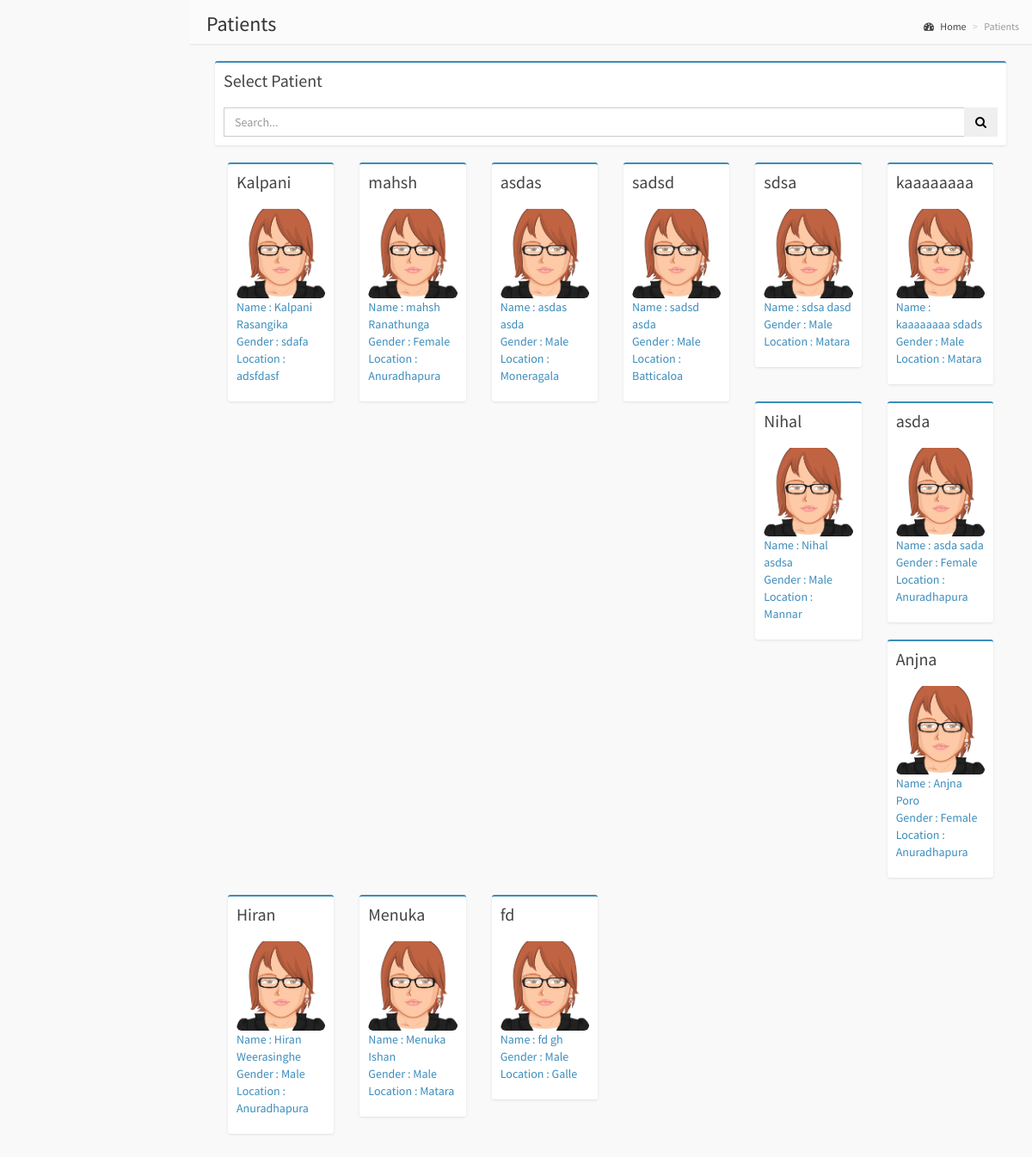
/views/doctor/select_patient.php, run on the app's committed database.
### tables this page shows
CREATE TABLE IF NOT EXISTS `patient` (
  `patient_Id` int(11) NOT NULL,
  `active` int(1) NOT NULL DEFAULT '0',
  `patient_FName` varchar(45) NOT NULL,
  `patient_LName` varchar(45) NOT NULL,
  `email` varchar(1024) NOT NULL,
  `address_No` varchar(45) DEFAULT NULL,
  `address_Street` varchar(45) DEFAULT NULL,
  `address_City` varchar(45) DEFAULT NULL,
  `date_Of_Birth` date NOT NULL,
  `mobile_Number` varchar(45) DEFAULT NULL,
  `gender` varchar(6) NOT NULL,
  `date_Of_Registration` date DEFAULT NULL,
  `password` varchar(64) NOT NULL,
  `salt` varchar(1024) NOT NULL,
  PRIMARY KEY (`patient_Id`)
);

### classes/config.php (called while the page is built)
<?php
class Config
{
	public static function get($path=null)
	{
		if($path)
		{
			$config=$GLOBALS['config'];
			$path=explode('/',$path);
			foreach($path as $bit)
				{
					if(isset($config[$bit])){
						$config=$config[$bit];
					}
				}
		return($config);
		}
	}
}

### classes/db.php (called while the page is built, shortened)
<?php
class DB{
	private static $_instance=null;
	private $_pdo,
			$_query,
			$_error=false,
			$_result,
			$_count=0;
	private function __construct(){
	try{
		$this->_pdo=new PDO('mysql:host=' . Config::get('mysql/host') . ';dbname=' . Config::get('mysql/db') ,Config::get('mysql/username'),Config::get('mysql/password'));
		}
	catch(PDOException $e)
		{
		die($e->getMessage());
		}
	}
	public static function getInstance()
	{
	 if(!isset(self::$_instance))
	 {
		self::$_instance =new DB();
	 }
	 return self::$_instance;
	}
	public function  query($sql, $params=array())
	{
		if($this->_query = $this->_pdo->prepare($sql))
		{
				if($this->_query->execute()){
					$this->_result = $this->_query->fetchAll(PDO::FETCH_OBJ);
					}
				else{
					$this->_error=true;
				}
		}
		return($this);
	}
	public function results()
	{
		return $this->_result;
	}
}
?>

### views/doctor/select_patient.php (the view, shortened to what this page needs)
<!DOCTYPE html>
<html>
<head>
    <link href="../../css/bootstrap.min.css" rel="stylesheet" type="text/css" />
    <link href="../../css/font-awesome.min.css" rel="stylesheet" type="text/css" />
    <link href="../../css/ionicons.min.css" rel="stylesheet" type="text/css" />
    <link href="../../css/morris/morris.css" rel="stylesheet" type="text/css" />
    <link href="../../css/jvectormap/jquery-jvectormap-1.2.2.css" rel="stylesheet" type="text/css" />
    <link href="../../css/datepicker/datepicker3.css" rel="stylesheet" type="text/css" />
    <link href="../../css/daterangepicker/daterangepicker-bs3.css" rel="stylesheet" type="text/css" />
    <link href="../../css/bootstrap-wysihtml5/bootstrap3-wysihtml5.min.css" rel="stylesheet" type="text/css" />
    <link href="../../css/AdminLTE.css" rel="stylesheet" type="text/css" />
</head>
<body class="skin-blue">
<div class="wrapper row-offcanvas row-offcanvas-left">
<aside class="right-side">
<section class="content-header">
    <h1>
        Patients
    </h1>
    <ol class="breadcrumb">
        <li><a href="#"><i class="fa fa-dashboard"></i> Home</a></li>
        <li class="active">Patients</li>
    </ol>
</section>
<?php
				$db=DB::getInstance();
				$db->query('SELECT * FROM patient');
				$a=$db->results();
				?>
<section class="content">
<section class="col-lg-12">
    <div class="box box-primary">
        <div class="box-header">
            <h3 class="box-title">Select Patient</h3>
        </div>
        <div class="box-body">
            <form action="#" method="get">
                <div class="input-group">
                    <input type="text" name="q" class="form-control" placeholder="Search...">
                            <span class="input-group-btn">
                                <button type="submit" name="seach" id="search-btn" class="btn btn-flat"><i class="fa fa-search"></i></button>
                            </span>
                </div>
            </form>
        </div>
    </div>
    <div class="col-sm-2">
        <a href="d_home.html">
		<?php
			foreach ($a as $ab){
			echo
        "<div class='box box-primary'>
		<div class='box-header' data-toggle='tooltip' title='' data-original-title='Header tooltip'>
                <h5 class='box-title'>".$ab->patient_FName."</h5>
            </div>
            <div class='box-body'>
                <img src='img/avatar3.png' class='img-rounded' alt='User Image'>
                <p>
                    Name : ".$ab->patient_FName." ".$ab->patient_LName."</br>
                    Gender : ".$ab->gender."</br>
                    Location : ".$ab->address_City."
                </p>
            </div>
        </div>
        </a>
		</div>
		<div class='col-sm-2'>
        <a href='d_home.html'>";
	}
	?>
</section>
<section class="col-lg-5 connectedSortable">
</section>
<section class="col-lg-7 connectedSortable">
</section>
</section>
</aside>
</div>
</body>
</html>

### data on the page
patient: patient_FName "Kalpani", patient_LName "Rasangika", gender "sdafa", address_City "adsfdasf"
patient: patient_FName "mahsh", patient_LName "Ranathunga", gender "Female", address_City "Anuradhapura"
patient: patient_FName "asdas", patient_LName "asda", gender "Male", address_City "Moneragala"
patient: patient_FName "sadsd", patient_LName "asda", gender "Male", address_City "Batticaloa"
patient: patient_FName "sdsa", patient_LName "dasd", gender "Male", address_City "Matara"
patient: patient_FName "kaaaaaaaa", patient_LName "sdads", gender "Male", address_City "Matara"
patient: patient_FName "Nihal", patient_LName "asdsa", gender "Male", address_City "Mannar"
patient: patient_FName "asda", patient_LName "sada", gender "Female", address_City "Anuradhapura"
patient: patient_FName "Anjna", patient_LName "Poro", gender "Female", address_City "Anuradhapura"
patient: patient_FName "Hiran", patient_LName "Weerasinghe", gender "Male", address_City "Anuradhapura"
patient: patient_FName "Menuka", patient_LName "Ishan", gender "Male", address_City "Matara"
patient: patient_FName "fd", patient_LName "gh", gender "Male", address_City "Galle"
